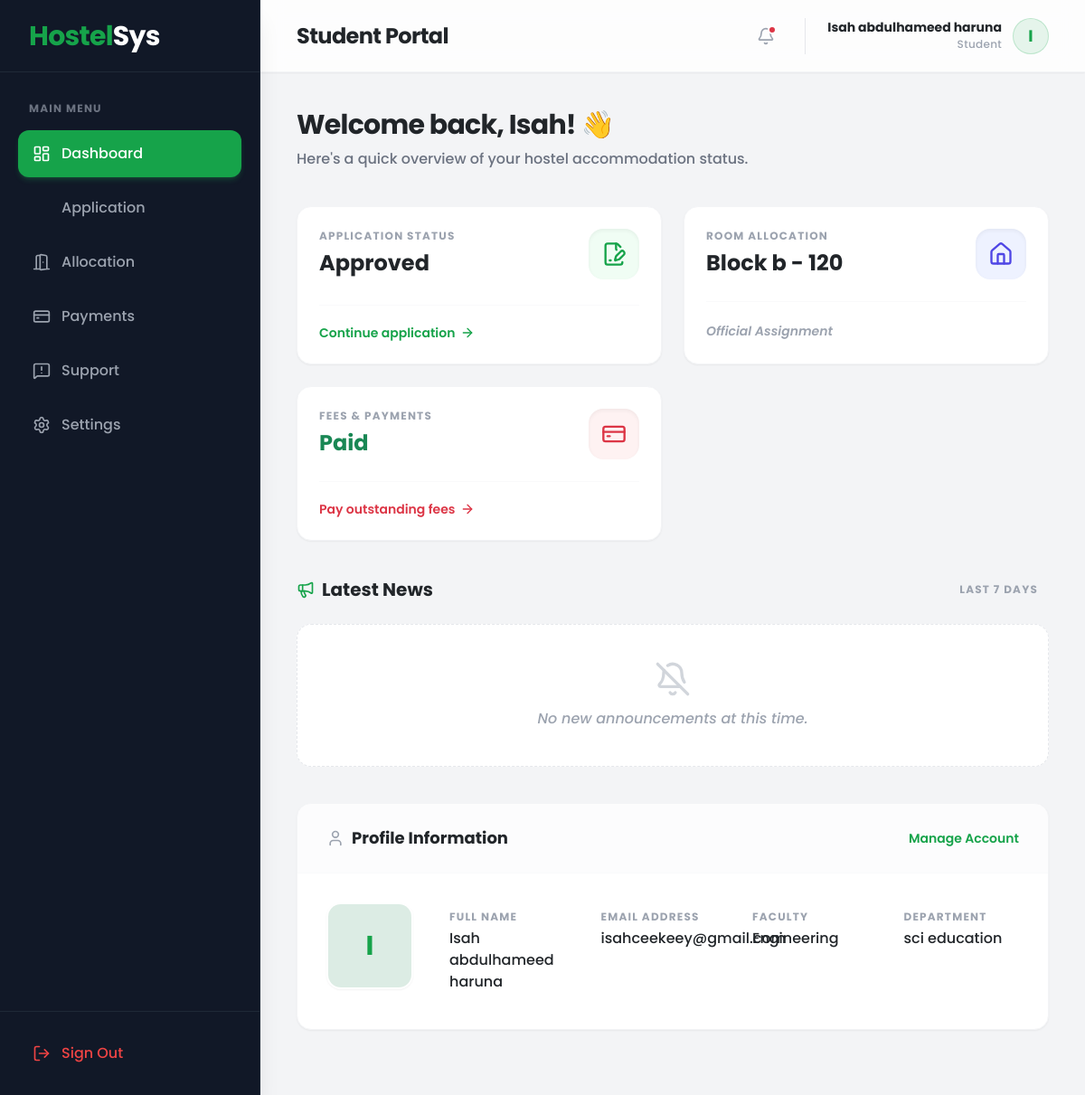
/student/dashboard.php (signed in), run on an earlier commit of the app's database.
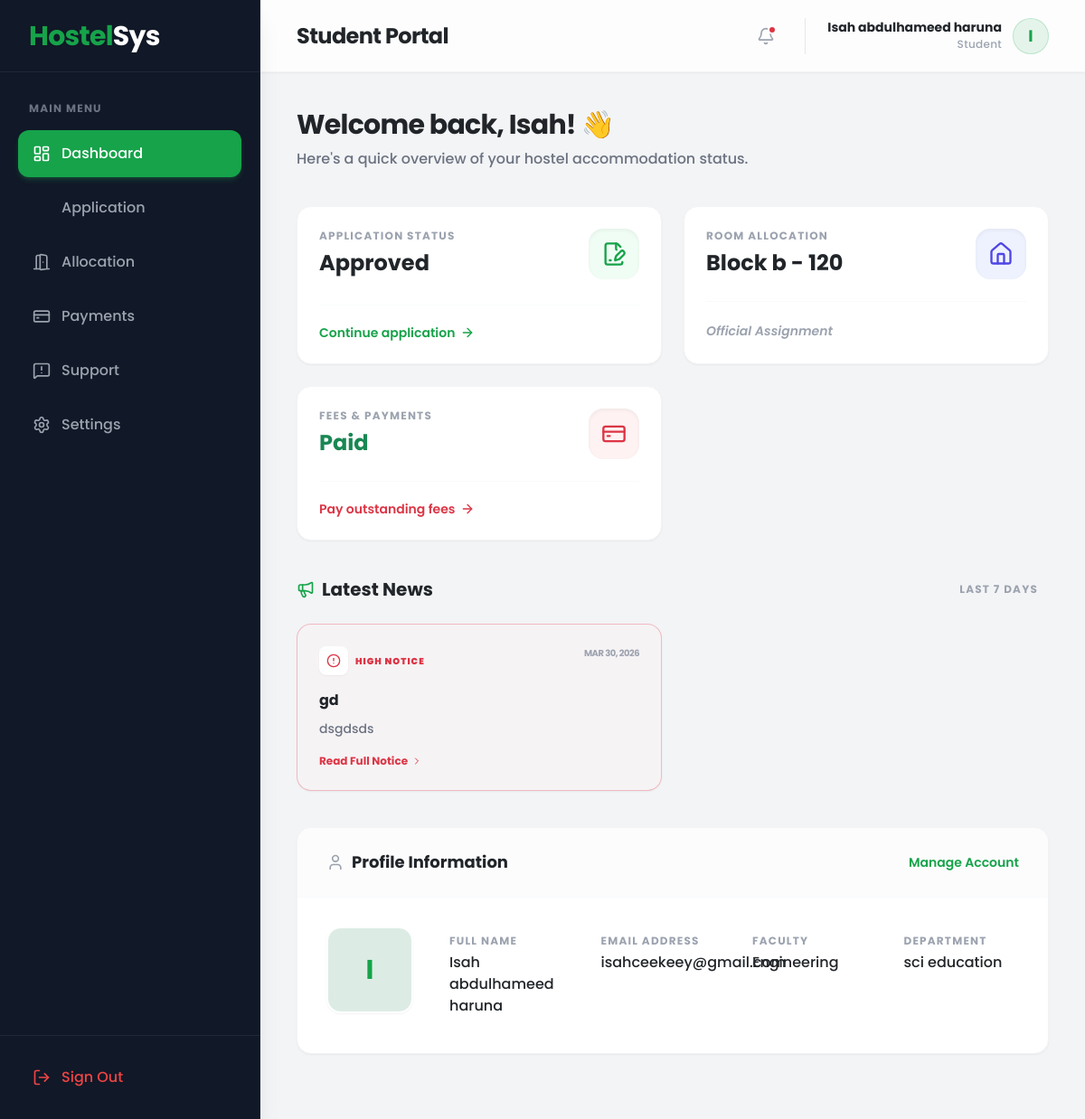
And on a later commit of the database.
### tables this page shows
CREATE TABLE `announcements` (
  `id` int(11) NOT NULL,
  `title` varchar(255) NOT NULL,
  `content` text NOT NULL,
  `priority` enum('Low','Medium','High') DEFAULT 'Low',
  `created_at` timestamp NOT NULL DEFAULT current_timestamp()
);

### student/dashboard.php (the view, shortened to what the changed rows need)
<?php
require_once '../config/database.php';
$user_id = $_SESSION['user_id'];
$student_sql = "SELECT fullname, email, faculty, department FROM users WHERE id = ?";
$stmt = mysqli_stmt_init($conn);
if (mysqli_stmt_prepare($stmt, $student_sql)) {
    mysqli_stmt_bind_param($stmt, "i", $user_id);
    mysqli_stmt_execute($stmt);
    $student_res = mysqli_stmt_get_result($stmt);
    $student = mysqli_fetch_assoc($student_res);
} else {
    die("Database access error.");
}
$news_sql = "SELECT * FROM announcements WHERE created_at >= DATE_SUB(NOW(), INTERVAL 7 DAY) ORDER BY created_at DESC";
$news_res = mysqli_query($conn, $news_sql);
$news = [];
if($news_res) {
    while($row = mysqli_fetch_assoc($news_res)) {
        $news[] = $row;
    }
}
?>
<!DOCTYPE html>
<html lang="en">
<head>
    <link rel="stylesheet" href="https://cdnjs.cloudflare.com/ajax/libs/animate.css/4.1.1/animate.min.css"/>
    <script src="https://cdn.tailwindcss.com"></script>
</head>
<body class="font-sans text-dark flex h-screen overflow-hidden antialiased">
    <?php include '../includes/student_sidebar.php'; ?>
    <main class="flex-1 flex flex-col h-full overflow-hidden relative z-10">
        <header class="h-20 bg-white/80 backdrop-blur-md shadow-sm flex items-center justify-between px-6 lg:px-10 border-b border-gray-100 z-10 sticky top-0">
            <div class="flex items-center gap-4">
                <h1 class="text-2xl font-bold text-dark hidden sm:block tracking-tight">Student Portal</h1>
            </div>
        </header>
        <div class="flex-1 overflow-y-auto p-6 lg:p-10">
            <div class="mb-10 animate__animated animate__fadeInDown">
                <h2 class="text-3xl font-bold text-dark mb-2 tracking-tight">
                    Welcome back, <?php echo htmlspecialchars(explode(' ', trim($student['fullname']))[0]); ?>! 👋
                </h2>
            </div>
            <div class="mb-10 animate__animated animate__fadeInUp animate__delay-3s">
                <?php if(empty($news)): ?>
                    <div class="bg-white rounded-2xl p-10 border border-dashed border-gray-200 text-center">
                        <i data-lucide="bell-off" class="w-10 h-10 text-gray-300 mx-auto mb-3"></i>
                        <p class="text-gray-400 font-medium italic">No new announcements at this time.</p>
                    </div>
                <?php else: ?>
                    <div class="grid grid-cols-1 md:grid-cols-2 gap-6">
                        <?php foreach($news as $a): ?>
                            <?php
                                $border = 'border-gray-100';
                                $bg = 'bg-white';
                                $iconColor = 'text-primary';
                                if($a['priority'] == 'High') {
                                    $border = 'border-danger/30';
                                    $bg = 'bg-red-50/30';
                                    $iconColor = 'text-danger';
                                } elseif ($a['priority'] == 'Medium') {
                                    $border = 'border-warning/30';
                                    $bg = 'bg-yellow-50/30';
                                    $iconColor = 'text-warning';
                                }
                            ?>
                            <div class="<?php echo $bg; ?> border <?php echo $border; ?> rounded-2xl p-6 shadow-sm hover:shadow-md transition duration-300">
                                <div class="flex justify-between items-start mb-4">
                                    <div class="flex items-center gap-2">
                                        <div class="w-8 h-8 rounded-lg bg-white shadow-sm flex items-center justify-center <?php echo $iconColor; ?>">
                                            <i data-lucide="alert-circle" class="w-4 h-4"></i>
                                        </div>
                                        <span class="text-[10px] font-black uppercase tracking-widest <?php echo $iconColor; ?>">
                                            <?php echo $a['priority']; ?> Notice
                                        </span>
                                    </div>
                                    <span class="text-[10px] font-bold text-gray-400 uppercase tracking-tighter">
                                        <?php echo date('M d, Y', strtotime($a['created_at'])); ?>
                                    </span>
                                </div>
                                <h4 class="font-bold text-dark mb-2"><?php echo htmlspecialchars($a['title']); ?></h4>
                                <p class="text-sm text-gray-500 leading-relaxed font-medium mb-4 line-clamp-2">
                                    <?php echo nl2br(htmlspecialchars($a['content'])); ?>
                                </p>
                                <button onclick="showAnnouncement('<?php echo addslashes($a['title']); ?>', '<?php echo addslashes(nl2br($a['content'])); ?>', '<?php echo $a['priority']; ?>', '<?php echo date('M d, Y', strtotime($a['created_at'])); ?>')"
                                    class="text-xs font-bold <?php echo $iconColor; ?> hover:underline flex items-center gap-1">
                                    Read Full Notice <i data-lucide="chevron-right" class="w-3 h-3"></i>
                                </button>
                            </div>
                        <?php endforeach; ?>
                    </div>
                <?php endif; ?>
            </div>
        </div>
    </main>
</body>
</html>

### includes/student_sidebar.php (shortened to what the changed rows need)
<?php
$current_page = basename($_SERVER['PHP_SELF']);
$nav_items = [
    'dashboard.php' => ['icon' => 'layout-dashboard', 'label' => 'Dashboard'],
    'apply.php' => ['icon' => 'file-form-signature', 'label' => 'Application'],
    'my_room.php' => ['icon' => 'door-open', 'label' => 'Allocation'],
    'payment.php' => ['icon' => 'credit-card', 'label' => 'Payments'],
    'complaints.php' => ['icon' => 'message-square-warning', 'label' => 'Support'],
    'settings.php' => ['icon' => 'settings', 'label' => 'Settings'],
];
?>
<aside class="w-72 bg-gray-900 shadow-xl hidden lg:flex flex-col h-full border-r border-gray-800 relative z-20">
    <nav class="flex-1 py-8 px-5 space-y-2 overflow-y-auto no-scrollbar">
        <h4 class="px-3 text-xs font-bold text-gray-500 uppercase tracking-widest mb-4">Main Menu</h4>
        <?php foreach ($nav_items as $url => $item): ?>
            <?php
            $isActive = ($current_page == $url);
            $activeClass = $isActive ? 'bg-primary text-white shadow-md shadow-green-500/20 hover:-translate-y-0.5' : 'text-gray-400 hover:bg-gray-800 hover:text-white';
            ?>
            <a href="<?php echo $url; ?>" class="flex items-center gap-3 px-4 py-3.5 rounded-xl font-medium transition duration-200 <?php echo $activeClass; ?>">
                <i data-lucide="<?php echo $item['icon']; ?>" class="w-5 h-5"></i> <?php echo $item['label']; ?>
            </a>
        <?php endforeach; ?>
    </nav>
</aside>

What changed in the data, as far as the page shows it:
added announcements: priority "HIGH", created_at "MAR 30, 2026", title "gd", content "dsgdsds"
Also different on the page:
text no longer shown: "No new announcements at this time."
